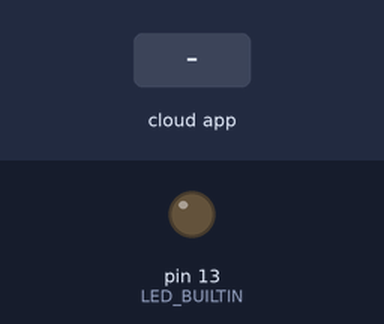
Bench run of a sketch on a simulated Arduino Uno, built with avr-gcc and run on an emulated ATmega328P. Shown: output pins drawn as LEDs (lit = HIGH). The inputs (shaded band) are chosen by the test bench. The ROS host is connected and sends only what is stated.

Above: at 1.2 s.
1.3 s: the phone or cloud app sets toggle_led to 1
At 2.1 s:
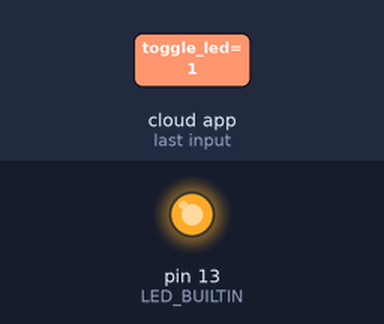
Timing chart, 0 to 4.3 s (numbered marks = the images above; inputs shaded):
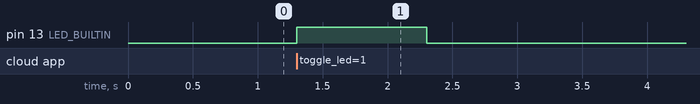

Measured:
- after the input at 1.3 s, pin 13 (LED_BUILTIN): LOW → HIGH at once, → LOW 1.0 s later

The sketch:

test_sub_ledblink.ino
```cpp
/*
 * rosserial Subscriber Example
 * Blinks an LED on callback
 */

#include <ros.h>
#include <std_msgs/Bool.h>

ros::NodeHandle  nh;

void messageCb( const std_msgs::Bool& toggle_msg){
  if (toggle_msg.data){
  digitalWrite(LED_BUILTIN, HIGH-digitalRead(LED_BUILTIN));   // blink the led
  delay(1000);
  digitalWrite(LED_BUILTIN, LOW);
  }
}

ros::Subscriber<std_msgs::Bool> sub("toggle_led", &messageCb );

void setup()
{
  pinMode(LED_BUILTIN, OUTPUT);
  digitalWrite(LED_BUILTIN, LOW);
  nh.initNode();
  nh.subscribe(sub);
}

void loop()
{
  nh.spinOnce();
  delay(1);
}
```
